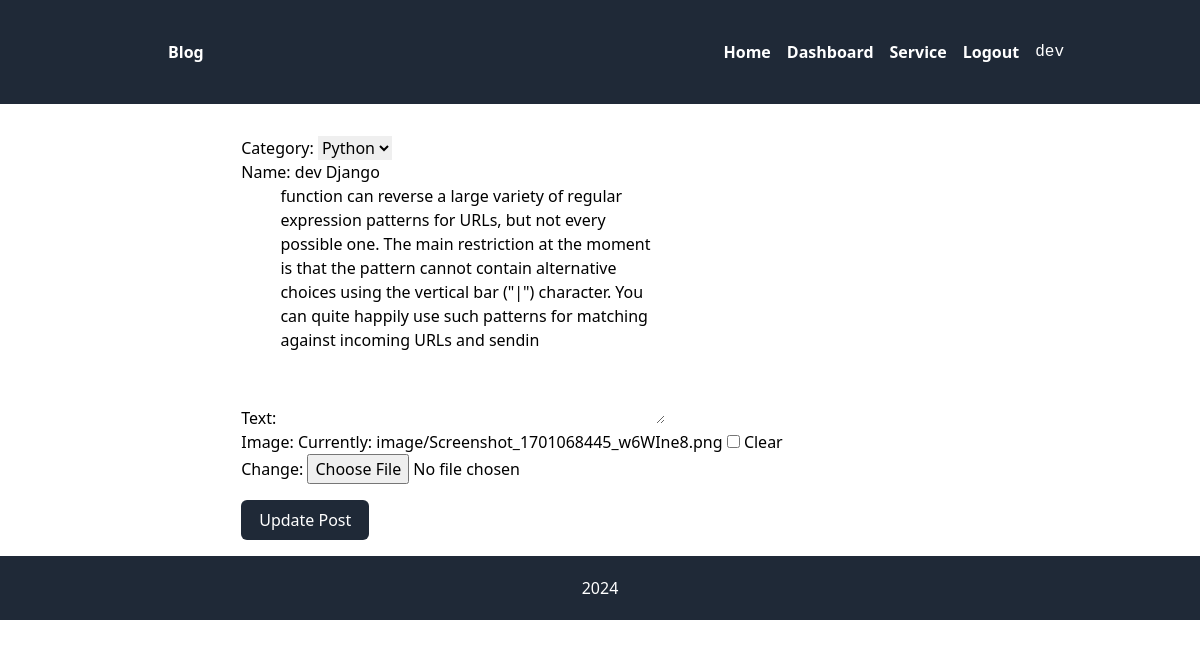
/update_post/114/ (signed in), run on the app's committed database.
### src/models.py (models this page shows, shortened)
class User(AbstractUser):
    pass

class BLog(models.Model):
    user = models.ForeignKey(User, on_delete=models.CASCADE)
    category = models.ForeignKey(CategoryBlog, on_delete=models.CASCADE)
    name = models.CharField(max_length =150, blank=True, null=True)
    Text  = models.TextField(max_length=1000 )
    image = models.ImageField(upload_to="image", blank=True)
    date = models.DateTimeField(auto_now=True)
    likes = models.ManyToManyField(User, related_name='blog_likes', blank=True)

class CategoryBlog(models.Model):
    name = models.CharField(max_length = 150)
    def __str__(self):
        return f"{self.name}"

### src/views.py (the view)
# urls.py: path('update_post/<str:pk>/', views.update_post, name='update_post'),
def update_post(request, pk):
    posts = get_object_or_404(BLog, id=pk)
    if  request.method == 'POST':
        form = FormPost(request.POST, request.FILES,instance=posts)
        if form.is_valid():
            form.save()
            return redirect('index')
    else :
        form = FormPost(instance=posts)
    return render(request, 'update_post.html', {'form': form})

### src/forms.py (shortened to what this page needs)
class FormPost(forms.ModelForm):
   class Meta:
      model = BLog
      exclude = ['date']
      fields =['category', 'name', 'Text' ,'image']

### src/templates/update_post.html (shortened to what this page needs)
{% extends 'base.html' %}
{% load tailwind_filters %}
{% block content %}
<div   class="container flex justify-center mt-8">
   <form action="" method="POST" enctype="multipart/form-data">
            <div>
                {{ form|crispy }}
            </div>
            <button class="bg-gray-800 px-4 py-2 rounded-md
             w-32 text-white mt-4" type="submit" >Update Post</button>
        </form>
</div>
{% endblock content %}

### templates/navabar.html (shortened to what this page needs)
<nav class="bg-gray-800 p-10">
  <div class="container max-auto  flex justify-between items-center pl-42">
     <div class="text-white font-bold pl-32">
          <a href="">Blog</a>
     </div>
     <div class="hidden md:flex  space-x-4 pl-20 ">
        <a class="text-white font-bold hover:underline decoration-sky-500" href="{% url 'index' %}">Home</a>
        <a class="text-white font-bold hover:underline decoration-sky-500" href="{% url 'dashboard' %}">Dashboard</a>
        <a class="text-white font-bold hover:underline decoration-sky-500" href="">Service</a>
        {% if user.is_authenticated %}
        <a class="text-white font-bold hover:underline decoration-sky-500" href="{% url 'user_logut' %}">Logout</a>
         <samp class="text-white">{{user.username}}</samp>
         {% else %}
         <a class="text-white font-bold hover:underline decoration-sky-500" href="{% url 'user_login' %}">Login</a>
        {% endif %}
     </div>
  </div>
</nav>

### data on the page
User: username "dev"
BLog: category "Python", Text "function can reverse a large variety of regular expression patterns for URLs, but not every possible one. The main restriction at the moment is that the pattern cannot contain alternative choices using the vertical bar (\"|\") character. You can quite happily use such patterns for matching against incoming URLs and sendin"
CategoryBlog: name "dev Django"
